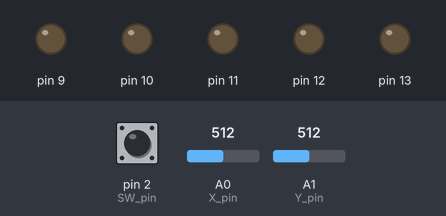
The sketch below on a simulated Arduino Uno, built with avr-gcc and run on an emulated ATmega328P. Shown: output pins drawn as LEDs (lit = HIGH). The test bench sets the inputs (shaded band); at power-on: A1 (Y_pin) = 512, A0 (X_pin) = 512, pin 2 (SW_pin) HIGH.

Above: at 1.2 s.
1.3 s: A1 (Y_pin) set to 39
At 1.8 s:
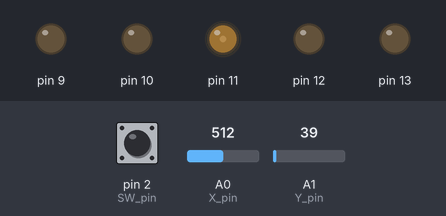
2.8 s: A0 (X_pin) set to 788
4.3 s: A0 (X_pin) set to 807
At 5.0 s:
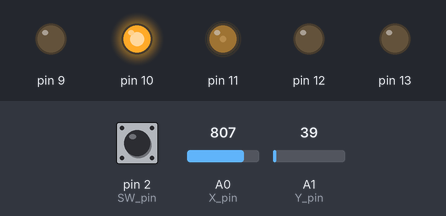
5.8 s: pin 2 (SW_pin) pulled LOW for 0.15 s
At 5.87 s:
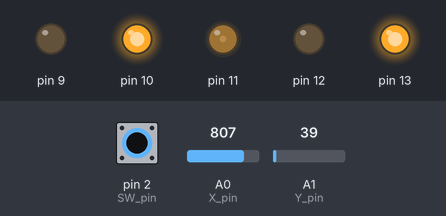
7.4 s: A1 (Y_pin) set to 402
At 8.4 s:
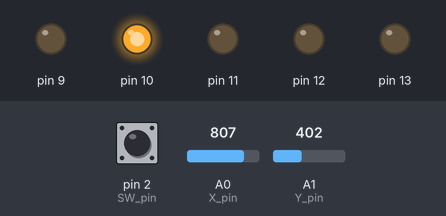
8.9 s: pin 2 (SW_pin) pulled LOW for 1 s
At 9.6 s:
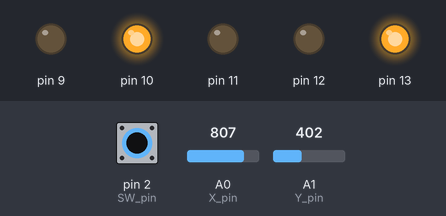
Timing chart, 0 to 11.9 s (numbered marks = the images above; inputs shaded):
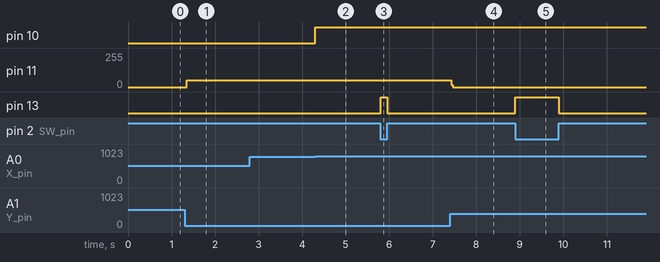

Measured:
- the behaviour switches between 799 and 800 on A0 (X_pin) (found by bisection; images 1 and 2)
- after the input at 1.3 s, pin 11: 0/255 → 49/255 after 0.05 s
- after the input at 2.8 s, every drawn part: stays the same
- after the input at 4.3 s, pin 10: LOW → HIGH at once
- after the input at 5.8 s, pin 13: LOW → HIGH at once, → LOW 0.15 s later
- after the input at 7.4 s, pin 11: 49/255 → 0/255 at once
- after the input at 8.9 s, pin 13: LOW → HIGH at once, → LOW 1.0 s later

The sketch:

Joystick_button_test.ino
```cpp
const int SW_pin = 2;
const int X_pin = 0;
const int Y_pin = 1;
int val = 0;

void setup()
{
  pinMode(SW_pin, INPUT);
  digitalWrite(SW_pin, HIGH);
  Serial.begin(115200);
  pinMode(13, OUTPUT);
  pinMode(12, OUTPUT);
  pinMode(11, OUTPUT);
  pinMode(10, OUTPUT);
  pinMode(9, OUTPUT);

}

void loop()
{
 /* Serial.print("Switch: ");
  Serial.print(digitalRead(SW_pin));
  Serial.print("\n");
  Serial.print("X-Axis: ");
  Serial.print(analogRead(X_pin));
  Serial.print("\n");
  Serial.print("Y-Axis: ");
  Serial.println(analogRead(Y_pin));
  Serial.print("\n\n");\
  delay(500); */

  if (digitalRead(SW_pin) == 0)
  {
    digitalWrite(13, HIGH);
  }
  else
  {
    digitalWrite(13, LOW);
  }


  if (analogRead(X_pin) <= 200)
  {
    digitalWrite(12, HIGH);
  }
  else
  {
    digitalWrite(12, LOW);
  }

  if (analogRead(X_pin) >= 800)
  {
    digitalWrite(10, HIGH);
  }
  else
  {
    digitalWrite(10, LOW);
  }

/*  if (analogRead(Y_pin) <= 200)
  {
    digitalWrite(11, HIGH);
  }
  else
  {
    digitalWrite(11, LOW);
  } */
/* Sequence for dimming LED-------------------------------------------------- */
  if ((analogRead(Y_pin) < 490) && (analogRead(Y_pin)> 441))
  {
    analogWrite(11, 1);
  }
  else
  {
    analogWrite(11, 0);
  }

  if ((analogRead(Y_pin) < 441) && (analogRead(Y_pin) > 392))
  {
    analogWrite(11, 5);
  }
  else
  {
    analogWrite(11, 0);
  }

  if ((analogRead(Y_pin) < 392) && (analogRead(Y_pin) > 343))
  {
    analogWrite(11, 10);
  }
  else
  {
    analogWrite(11, 0);
  }

  if ((analogRead(Y_pin)) < 343 && (analogRead(Y_pin) > 294))
  {
    analogWrite(11, 20);
  }
  else
  {
    analogWrite(11, 0);
  }

  if ((analogRead(Y_pin)) < 294 && (analogRead(Y_pin) > 245))
  {
    analogWrite(11, 30);
  }
  else
  {
    analogWrite(11, 0);
  }

  if ((analogRead(Y_pin)) < 245 && (analogRead(Y_pin) > 196))
  {
    analogWrite(11, 40);
  }
  else
  {
    analogWrite(11, 0);
  }

  if ((analogRead(Y_pin)) < 196 && (analogRead(Y_pin) > 147))
  {
    analogWrite(11, 50);
  }
  else
  {
    analogWrite(11, 0);
  }

  if ((analogRead(Y_pin)) < 147 && (analogRead(Y_pin) > 98))
  {
    analogWrite(11, 60);
  }
  else
  {
    analogWrite(11, 0);
  }

  if ((analogRead(Y_pin)) < 98 && (analogRead(Y_pin) > 49))
  {
    analogWrite(11, 70);
  }
  else
  {
    analogWrite(11, 0);
  }
  if ((analogRead(Y_pin)) < 49 && (analogRead(Y_pin) >= 0))
  {
    analogWrite(11, 255);
  }
  else
  {
    analogWrite(11, 0);
  }
/* END Sequence for dimming LED-------------------------------------------------- */
 /* if (analogRead(Y_pin) >= 800)
  {
    digitalWrite(9, HIGH);
  }
  else
  {
    digitalWrite(9, LOW);
  }*/

 // val = analogRead(Y_pin);
 // analogWrite(11, val / 4);


 /* if (analogRead(Y_pin) >= 800)
  {
    analogWrite(9, (analogRead(Y_pin)%1000));
  }
  else
  {
    digitalWrite(9, LOW);
  }*/

}
```
